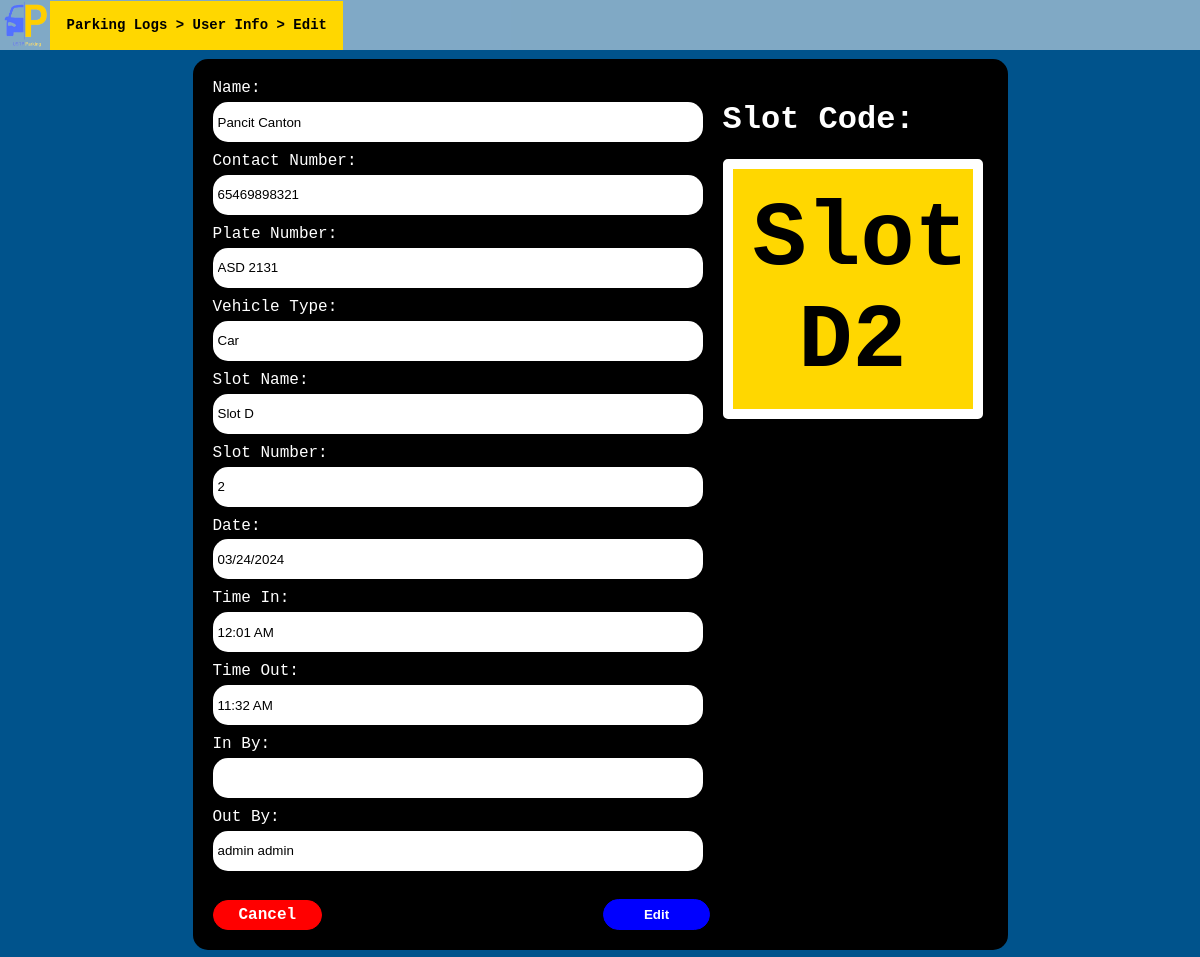
Screenshot of /edit_arch.php?id=6&aid=0 with the database file from the repository.
### tables this page shows
CREATE TABLE `archives` (
  `id` int(9) NOT NULL,
  `Name` varchar(99) NOT NULL,
  `Contact_Number` varchar(99) NOT NULL,
  `Plate_Num` varchar(99) NOT NULL,
  `Vehicle_Type` varchar(99) NOT NULL,
  `Slot` varchar(99) NOT NULL,
  `SlotNumber` varchar(99) NOT NULL,
  `Slot_Code` varchar(99) NOT NULL,
  `Date` varchar(99) NOT NULL,
  `TimeIn` varchar(99) NOT NULL,
  `TimeOut` varchar(99) NOT NULL,
  `In_By` varchar(255) NOT NULL,
  `Out_By` varchar(255) NOT NULL
);

### edit_arch.php (the view, shortened to what this page needs)
<!DOCTYPE html>
<html>
<head>
    <link rel="stylesheet" href="css/tout.css">
</head>
<body style="font-family: Monaco, monospace;">
    <div class="navbar">
        <img src="css/pics/1lgpnobg.png" alt="LFP Logo" class="logo">
        <h1>Parking Logs > User Info > Edit</h1>
    </div>
    <div class="form-container" style="margin-top: 5%;">
        <?php
        include('config.php');
        $id = $_GET['id'];
        if (isset($_POST['edit'])) {
            $isEditing = true;
        } else {
            $isEditing = false;
        }
        $query = "SELECT * FROM archives WHERE id = $id";
        $result = $mysqli->query($query);
        if ($result->num_rows > 0) {
            $row = $result->fetch_assoc();
        ?>
<form id="parkingForm" method="post">
    <div class="form-columns">
        <div class="input-column">
            <div class="input-container">
                <label for="name">Name:</label>
                <input type="text" id="name" name="name" value="<?php echo $row['Name']; ?>" <?php if (!$isEditing) echo 'readonly'; ?>>
            </div>
            <div class="input-container">
                <label for="contactNumber">Contact Number:</label>
                <input type="text" id="contactNumber" name="contactNumber" value="<?php echo $row['Contact_Number']; ?>" <?php if (!$isEditing) echo 'readonly'; ?>>
            </div>
            <div class="input-container">
                <label for="plateNumber">Plate Number:</label>
                <input type="text" id="plateNumber" name="plateNumber" value="<?php echo $row['Plate_Num']; ?>" <?php if (!$isEditing) echo 'readonly'; ?>>
            </div>
            <div class="input-container">
                <label for="vehicleType">Vehicle Type:</label>
                <input type="text" id="vehicleType" name="vehicleType" value="<?php echo $row['Vehicle_Type']; ?>" <?php if (!$isEditing) echo 'readonly'; ?>>
            </div>
            <div class="input-container">
                <label for="slot">Slot Name:</label>
                <input type="text" id="slot" name="slot" value="<?php echo $row['Slot']; ?>" <?php if (!$isEditing) echo 'readonly'; ?>>
            </div>
            <div class="input-container">
                <label for="slotNumber">Slot Number:</label>
                <input type="text" id="slotNumber" name="slotNumber" value="<?php echo $row['SlotNumber']; ?>" <?php if (!$isEditing) echo 'readonly'; ?>>
            </div>
            <div class="input-container">
                <label for="date">Date:</label>
                <input type="text" id="date" name="date" value="<?php echo $row['Date']; ?>" readonly>
            </div>
            <div class="input-container">
                <label for="timeIn">Time In:</label>
                <input type="text" id="timeIn" name="timeIn" value="<?php echo $row['TimeIn']; ?>" readonly>
            </div>
            <div class="input-container">
                <label for="timeOut">Time Out:</label>
                <input type="text" id="timeOut" name="timeOut" value="<?php echo $row['TimeOut']; ?>" <?php if (!$isEditing) echo 'readonly'; ?>>
            </div>
            <div class="input-container">
                <label for="inBy">In By:</label>
                <input type="text" id="inBy" name="inBy" value="<?php echo $row['In_By']; ?>" <?php if (!$isEditing) echo 'readonly'; ?>>
            </div>
            <div class="input-container">
                <label for="outBy">Out By:</label>
                <input type="text" id="outBy" name="outBy" value="<?php echo $row['Out_By']; ?>" <?php if (!$isEditing) echo 'readonly'; ?>>
            </div>
            <br>
        </div>
                <div class="slot-code-column">
                    <h1 style="color: white;">Slot Code:</h1>
                    <div class="slot-code-container">
                        <span id="slotCode"><?php echo $row['Slot_Code']; ?></span>
                    </div>
                </div>
    </div>
    <?php if ($isEditing) { ?>
        <input type="submit" name="cancel" value="Cancel" style="background-color: red; color:white;">
        <input type="submit" name="save" value="Save" style="margin-left: 31%;">
    <?php } else { ?>
        <a href="archives.php?id=<?php echo $id; ?>&aid=<?php echo $_GET['aid']; ?>" class="back-button">Cancel</a>
        <input type="submit" name="edit" value="Edit" style="margin-left: 35%;">
    <?php } ?>
</form>
        <?php
        } else {
            echo "No data found for the specified ID.";
        }
        ?>
    </div>
</body>
</html>

### css/tout.css (style rules this page uses)
body { background-color: #00538C; }
.navbar { position: fixed; top: 0; left: 0; width: 100%; height: 50px; background-color: rgb(255, 255, 255, 0.5); color: white; display: flex; align-items: center; }
.navbar h1 { font-size: 14px; font-weight: bold; background-color: gold; color: black; padding: 16.5px; padding: fit-content; }
.back-button { display: inline-block; padding: 5px 25px; background-color: red; color: white; border: 1px solid red; border-radius: 30px; text-decoration: none; transition: background-color 0.3s, color 0.3s; cursor: pointer; font-weight: bold; }
.logo { width: 50px; height: 50px; }
.form-container { background-color: black; padding: 20px; border-radius: 15px; max-width: 775px; margin: 0 auto; }
.form-container input[type="text"], .form-container input[type="text"]:focus { background-color: white; border: none; padding: 5px; width: 480px; height: 30px; margin-bottom: 10px; border-radius: 15px; margin-top: 1%; }
.form-container input[type="submit"] { display: inline-block; padding: 7px 40px; background-color: blue; color: white; border: 1px solid blue; border-radius: 30px; text-decoration: none; transition: background-color 0.3s, color 0.3s; cursor: pointer; font-weight: bold; }
label { color: white; }
.slot-code-container { padding: 20px; background-color: gold; border: 10px solid white; border-radius: 5px; font-weight: bold; height: 200px; width: 200px; text-align: center; font-size: 90px; }
.form-columns { display: flex; }
.input-column { flex: 1; }
.slot-code-column { flex: 1; padding-left: 20px; }

### rows the page displays
archives: name "Pancit Canton", contactNumber "65469898321", plateNumber "ASD 2131", vehicleType "Car", slot "Slot D", slotNumber "2", date "03/24/2024", timeIn "12:01 AM", timeOut "11:32 AM", outBy "admin admin", Slot_Code "Slot D2"
